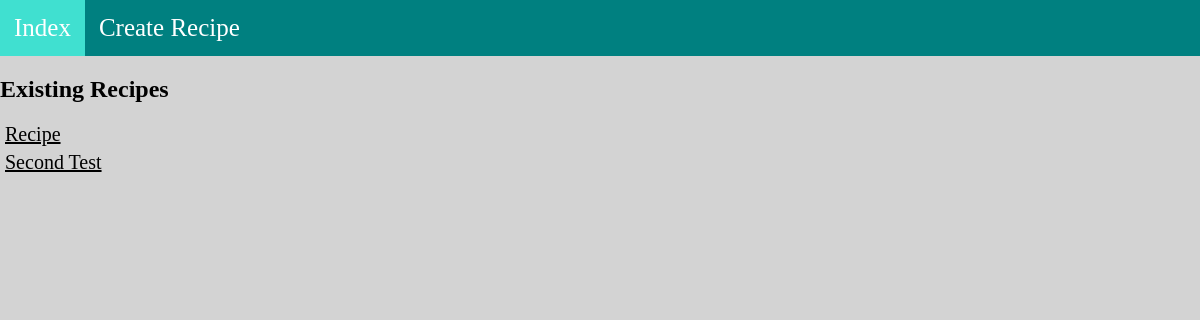
Before: /recipes/ with the older database file.
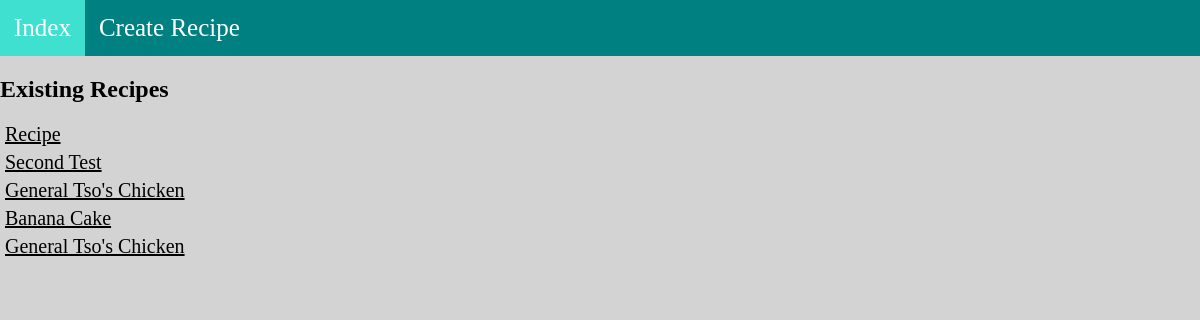
After: the same page with the newer database file.
### recipes/models.py (models this page shows, shortened)
class RecipeCard(models.Model):
    recipe_name = models.CharField(max_length=50)
    source = models.CharField(max_length=50)
    prep_time = models.DurationField()
    cooking_time = models.DurationField()
    servings = models.IntegerField()

### recipes/views.py (the view)
class IndexView(generic.ListView):
    model = RecipeCard
    template_name = 'recipes/recipe_index.html'
    context_object_name = 'recipes'

### recipes/templates/recipes/recipe_index.html
{% extends 'recipes/base.html' %}
{% block content %}
{% load static %}
<link rel="stylesheet" type="text/css" href="{% static 'recipes/recipe_index_style.css' %}">
<h2>Existing Recipes</h2>
{% if recipes %}
    {% for recipe in recipes %}
        <li><a href = "{% url 'recipes:display_recipe' recipe.id %}">{{ recipe.recipe_name }}</a></li>
    {% endfor %}
{% else %}
    <p>No recipes currently available. Please create some!</p>
{% endif %}
{% endblock content %}

### recipes/templates/recipes/base.html (shortened to what this page needs)
<!DOCTYPE html>
{% load static %}
<link rel="stylesheet" type="text/css" href="{% static 'recipes/base_style.css' %}">
<html>
    <head>
    </head>
    <body>
        <div class = "topnav">
            <a href = "{% url 'recipes:index' %}">Index</a></li>
            <a href = "{% url 'recipes:create_recipe' %}">Create Recipe</a></li>
        </div>
    {% block content %}
    {% endblock content %}
    </body>
</html>

### recipes/static/recipes/base_style.css (style rules this page uses)
.topnav { background-color: teal; overflow: hidden; padding: 0px; margin: 0; }
.topnav a { float:left; color: white; text-align: center; padding: 14px 14px; font-size: 25px; text-decoration: none; }
body { margin: 0 }

### recipes/static/recipes/recipe_index_style.css (style rules this page uses)
li { list-style-type: none; margin: 5px; padding: 0; }
li a { color: black; font-size: 20px; }
h2 { color: black; }
body { background-color:lightgrey; }

Changed rows visible on the page:
added RecipeCard: recipe_name "General Tso's Chicken"
added RecipeCard: recipe_name "Banana Cake"
added RecipeCard: recipe_name "General Tso's Chicken"
